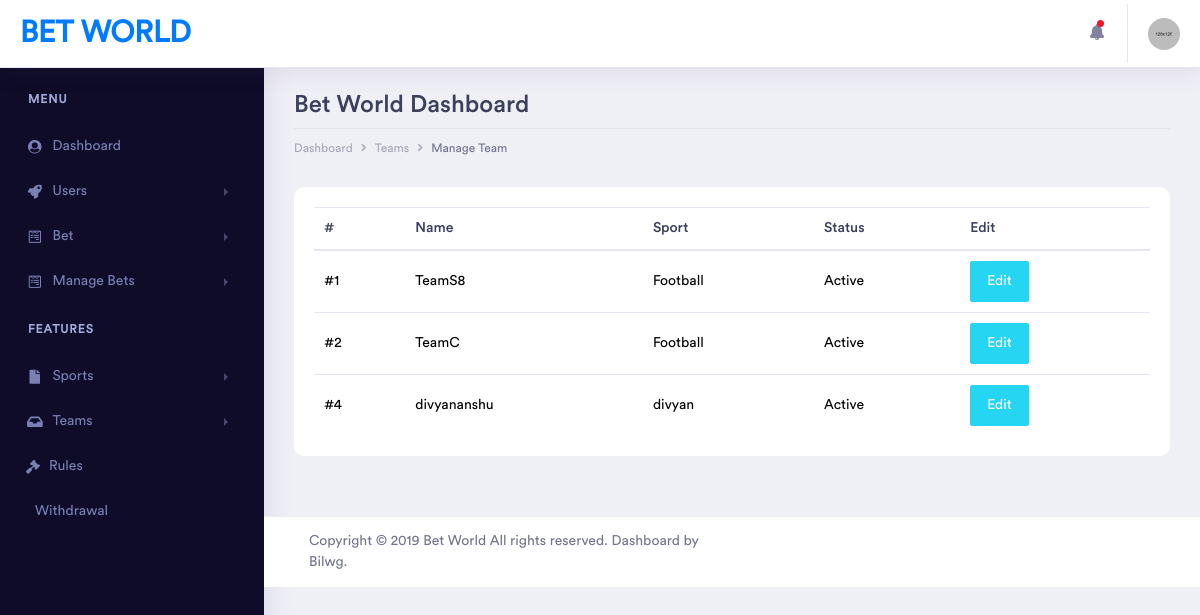
Screenshot of /admin/pages/manageteam.php (signed in) with the database file from the repository.
### tables this page shows
CREATE TABLE `team` (
  `id` int(11) NOT NULL,
  `name` varchar(1100) NOT NULL,
  `sportid` varchar(1100) NOT NULL,
  `sportname` varchar(1100) NOT NULL,
  `status` int(11) NOT NULL
);

### assets/import/config.php (called while the page is built, shortened)
<?php
$SiteName = "Bet World";
?>

### admin/pages/manageteam.php (the view, shortened to what this page needs)
<?php
require_once '../../assets/import/config.php';
?>
<!doctype html>
<html lang="en">
<head>
    <link rel="stylesheet" href="../assets/vendor/bootstrap/css/bootstrap.min.css">
    <link href="../assets/vendor/fonts/circular-std/style.css" rel="stylesheet">
    <link rel="stylesheet" href="../assets/libs/css/style.css">
    <link rel="stylesheet" href="../assets/vendor/fonts/fontawesome/css/fontawesome-all.css">
    <link rel="stylesheet" href="../assets/vendor/charts/chartist-bundle/chartist.css">
    <link rel="stylesheet" href="../assets/vendor/charts/morris-bundle/morris.css">
    <link rel="stylesheet" href="../assets/vendor/fonts/material-design-iconic-font/css/materialdesignicons.min.css">
    <link rel="stylesheet" href="../assets/vendor/charts/c3charts/c3.css">
    <link rel="stylesheet" href="../assets/vendor/fonts/flag-icon-css/flag-icon.min.css">
</head>
<body>
    <div class="dashboard-main-wrapper">
        <div class="dashboard-header">
            <nav class="navbar navbar-expand-lg bg-white fixed-top">
                <a class="navbar-brand" href="../index.php"><?php echo $SiteName; ?></a>
                <div class="collapse navbar-collapse " id="navbarSupportedContent">
                    <ul class="navbar-nav ml-auto navbar-right-top">
                        <li class="nav-item dropdown notification">
                            <a class="nav-link nav-icons" href="#" id="navbarDropdownMenuLink1" data-toggle="dropdown" aria-haspopup="true" aria-expanded="false"><i class="fas fa-fw fa-bell"></i> <span class="indicator"></span></a>
                        </li>
                        <li class="nav-item dropdown nav-user">
                            <a class="nav-link nav-user-img" href="#" id="navbarDropdownMenuLink2" data-toggle="dropdown" aria-haspopup="true" aria-expanded="false"><img src="../assets/images/avatar-1.jpg" alt="" class="user-avatar-md rounded-circle"></a>
                        </li>
                    </ul>
                </div>
            </nav>
        </div>
        <div class="nav-left-sidebar sidebar-dark">
            <div class="menu-list">
                <nav class="navbar navbar-expand-lg navbar-light">
                    <div class="collapse navbar-collapse" id="navbarNav">
                        <ul class="navbar-nav flex-column">
                            <li class="nav-divider">
                                Menu
                            </li>
                            <li class="nav-item ">
                                <a class="nav-link " href="../index.php" ><i class="fa fa-fw fa-user-circle"></i>Dashboard </a>
                            </li>
                            <li class="nav-item">
                                <a class="nav-link" href="#" data-toggle="collapse" aria-expanded="false" data-target="#submenu-2" aria-controls="submenu-2"><i class="fa fa-fw fa-rocket"></i>Users</a>
                            </li>
                            <li class="nav-item">
                                <a class="nav-link" href="#" data-toggle="collapse" aria-expanded="false" data-target="#submenu-3" aria-controls="submenu-3"><i class="fab fa-fw fa-wpforms"></i>Bet</a>
                            </li>
                            <li class="nav-item">
                                <a class="nav-link" href="#" data-toggle="collapse" aria-expanded="false" data-target="#submenu-4" aria-controls="submenu-4"><i class="fab fa-fw fa-wpforms"></i>Manage Bets</a>
                            </li>
                            <li class="nav-divider">
                                Features
                            </li>
                            <li class="nav-item">
                                <a class="nav-link" href="#" data-toggle="collapse" aria-expanded="false" data-target="#submenu-6" aria-controls="submenu-6"><i class="fas fa-fw fa-file"></i> Sports </a>
                            </li>
                            <li class="nav-item">
                                <a class="nav-link" href="#" data-toggle="collapse" aria-expanded="false" data-target="#submenu-7" aria-controls="submenu-7"><i class="fas fa-fw fa-inbox"></i>Teams</a>
                            </li>
                            <li class="nav-item">
                                <a class="nav-link" href="rules.php" ><i class="fa fa-gavel"></i>Rules</a>
                            </li>
                            <li class="nav-item">
                                <a class="nav-link" href="wallet.php" ><i class="fa fa-google-wallet"></i>Withdrawal</a>
                            </li>
                        </ul>
                    </div>
                </nav>
            </div>
        </div>
        <div class="dashboard-wrapper">
            <div class="dashboard-ecommerce">
                <div class="container-fluid dashboard-content ">
                    <div class="row">
                        <div class="col-xl-12 col-lg-12 col-md-12 col-sm-12 col-12">
                            <div class="page-header">
                                <h2 class="pageheader-title"><?php echo $SiteName; ?> Dashboard</h2>
                                <div class="page-breadcrumb">
                                    <nav aria-label="breadcrumb">
                                        <ol class="breadcrumb">
                                            <li class="breadcrumb-item"><a href="../index.php" class="breadcrumb-link">Dashboard</a></li>
                                            <li class="breadcrumb-item"><a href="" class="breadcrumb-link">Teams</a></li>
                                            <li class="breadcrumb-item active" aria-current="page">Manage Team</li>
                                        </ol>
                                    </nav>
                                </div>
                            </div>
                        </div>
                    </div>
                    <div class="container1">
                        <div class="table-responsive">
                            <table class="table">
                                <thead>
                                    <tr>
                                        <th>#</th>
                                        <th>Name</th>
                                        <th>Sport</th>
                                        <th>Status</th>
                                        <th>Edit</th>
                                    </tr>
                                </thead>
                                <tbody>
                                    <?php
                                    $sql = "SELECT * FROM `team` ";
                                    $result = mysqli_query($con, $sql);
                                    if (mysqli_num_rows($result) > 0) {
                                        while ($row = mysqli_fetch_array($result)) {
                                            $status = ($row[4]==1) ? "Active" : "Disabled";
                                            echo "
                                             <tr>
                                             <td>#$row[0]</td>
                                             <td>$row[1]</td>
                                             <td>$row[3]</td>
                                             <td>$status</td>
                                             <td><a href='editteam.php?id=$row[0]' class='btn btn-info'>Edit</td>
                                             </tr>
                                             ";
                                        }
                                    }
                                    ?>
                                </tbody>
                            </table>
                        </div>
                    </div>
                </div>
            </div>
            <div class="footer">
                <div class="container-fluid">
                    <div class="row">
                        <div class="col-xl-6 col-lg-6 col-md-6 col-sm-12 col-12">
                             Copyright © 2019 <?php echo $SiteName; ?>  All rights reserved. Dashboard by <a href="https://bilwg.com/">Bilwg</a>.
                        </div>
                    </div>
                </div>
            </div>
        </div>
    </div>
    </body>
</html>

### rows the page displays
team: id "1", name "TeamS8", sportname "Football", status "Active"
team: id "2", name "TeamC", sportname "Football", status "Active"
team: id "4", name "divyananshu", sportname "divyan", status "Active"

### other values shown
$SiteName "BET WORLD"
$SiteName "Bet World"
